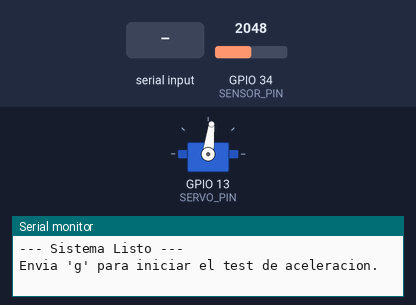
Bench run of a sketch on a simulated ESP32. On the bench: servo, the last lines printed to the serial monitor. The test bench sets the inputs (shaded band); at power-on: GPIO 34 (SENSOR_PIN) = 2048 (analog values on the 0–4095 scale).

Above: at 1.2 s.
1.3 s: "g" received over Serial
At 2.2 s:
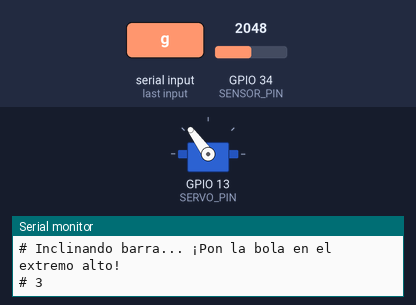
Timing chart, 0 to 7.8 s (numbered marks = the images above; inputs shaded):
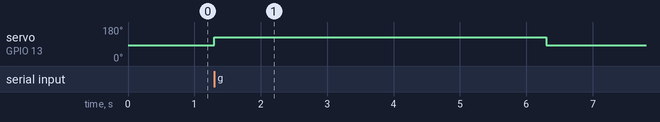

The sketch:

findKu.ino
```cpp
#include <Arduino.h>
#include <ESP32Servo.h>
#include <math.h>

#define SERVO_PIN     13
#define SENSOR_PIN    34

const int US_NIVEL = 1420;
const int US_TEST  = 1900;   // El pulso que genera los 2.85 grados

// --- Configuración del Sensor Sharp ---
#define N_MUESTRAS   4      // Menos muestras para mayor velocidad de muestreo
#define ALPHA        0.70f
const int N_PTS = 19;
const float dist_cm[N_PTS] = { 3, 5, 7, 9, 11, 13, 15, 17, 19, 21, 23, 25, 27, 29, 31, 33, 35, 37, 39 };
const float adc_val[N_PTS] = { 2760, 2350, 1940, 1680, 1470, 1360, 1190, 1080, 970, 895, 820, 760, 710, 660, 620, 600, 570, 540, 516 };
const float CENTRO_CM     = 22.5f;
const float RADIO_BOLA_CM = 2.0f;

float distFiltrada = 0.0f;
bool primera = true;
Servo servo;

float leerADC() {
  long s = 0;
  for (int i = 0; i < N_MUESTRAS; i++) { s += analogRead(SENSOR_PIN); delayMicroseconds(100); }
  return s / (float)N_MUESTRAS;
}

float adcADistancia(float adc) {
  if (adc >= adc_val[0])       return dist_cm[0];
  if (adc <= adc_val[N_PTS-1]) return dist_cm[N_PTS-1];
  for (int i = 0; i < N_PTS - 1; i++) {
    if (adc <= adc_val[i] && adc >= adc_val[i+1]) {
      float t = (adc - adc_val[i]) / (adc_val[i+1] - adc_val[i]);
      return dist_cm[i] + t * (dist_cm[i+1] - dist_cm[i]);
    }
  }
  return -1.0f;
}

float leerPosicion() {
  float d = adcADistancia(leerADC());
  if (d < 0) d = distFiltrada;
  if (primera) { distFiltrada = d; primera = false; }
  else         { distFiltrada = ALPHA * d + (1.0f - ALPHA) * distFiltrada; }
  return ((distFiltrada + RADIO_BOLA_CM) - CENTRO_CM) / 100.0f; // Retorna en METROS
}

void setup() {
  Serial.begin(115200);
  analogReadResolution(12);
  analogSetAttenuation(ADC_11db);

  servo.setPeriodHertz(50);
  servo.attach(SERVO_PIN, 500, 2500);

  servo.writeMicroseconds(US_NIVEL);
  Serial.println("\n--- Sistema Listo ---");
  Serial.println("Envia 'g' para iniciar el test de aceleracion.");
}

void loop() {
  if (Serial.available()) {
    char c = Serial.read();
    if (c == 'g') {
      Serial.println("# Inclinando barra... ¡Pon la bola en el extremo alto!");
      servo.writeMicroseconds(US_TEST);

      // Cuenta regresiva para que te prepares
      for(int i=3; i>0; i--) {
        Serial.print("# "); Serial.println(i);
        delay(1000);
      }
      Serial.println("# ¡SUELTA LA BOLA AHORA!");
      Serial.println("tiempo_s,posicion_m"); // Cabecera para Python

      unsigned long t0 = millis();
      primera = true; // Reiniciar filtro para el test

      // Registra datos durante 2 segundos
      while (millis() - t0 < 2000) {
        float t_seg = (millis() - t0) / 1000.0f;
        float pos = leerPosicion();

        Serial.print(t_seg, 4);
        Serial.print(",");
        Serial.println(pos, 4);

        delay(15); // Muestreo cercano a ~60Hz
      }

      // Regresa a nivel al terminar
      servo.writeMicroseconds(US_NIVEL);
      Serial.println("# FIN DEL TEST. Copia los datos de arriba.");
    }
  }
}
```

Measured:
- after the input at 1.3 s, servo on GPIO 13 (SERVO_PIN): 83° → 126° at once, → 83° 5.0 s later
